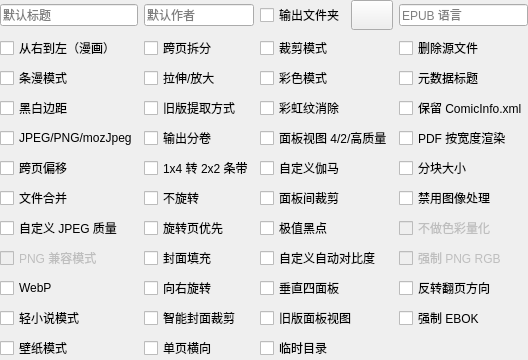
     <widget class="QWidget" name="optionWidget" native="true">
      <layout class="QGridLayout" name="gridLayout_2">
       <property name="leftMargin">
        <number>0</number>
       </property>
       <property name="topMargin">
        <number>0</number>
       </property>
       <property name="rightMargin">
        <number>0</number>
       </property>
       <property name="bottomMargin">
        <number>0</number>
       </property>
       <item row="4" column="2">
        <widget class="QCheckBox" name="qualityBox">
         <property name="toolTip">
          <string>&lt;html&gt;&lt;head/&gt;&lt;body&gt;&lt;p style='white-space:pre'&gt;&lt;span style=" font-weight:600; text-decoration: underline;"&gt;未勾选 - 4 面板&lt;br/&gt;&lt;/span&gt;分别放大四个角。&lt;/p&gt;&lt;p style='white-space:pre'&gt;&lt;span style=" font-weight:600; text-decoration: underline;"&gt;半选 - 2 面板&lt;br/&gt;&lt;/span&gt;只放大页面的顶部和底部。&lt;/p&gt;&lt;p&gt;&lt;span style=" font-weight:600; text-decoration: underline;"&gt;勾选 - 4 个高质量面板&lt;br/&gt;&lt;/span&gt;分别放大四个角，并尽量提高放大质量。详见 wiki。&lt;/p&gt;&lt;/body&gt;&lt;/html&gt;</string>
         </property>
         <property name="text">
          <string>面板视图 4/2/高质量</string>
         </property>
         <property name="tristate">
          <bool>true</bool>
         </property>
        </widget>
       </item>
       <item row="3" column="1">
        <widget class="QCheckBox" name="legacyExtractBox">
         <property name="toolTip">
          <string>使用旧版 KCC 的 PDF/EPUB 图片提取方式。

标准提取方式因故失败时可尝试此项。</string>
         </property>
         <property name="text">
          <string>旧版提取方式</string>
         </property>
        </widget>
       </item>
       <item row="4" column="1">
        <widget class="QCheckBox" name="outputSplit">
         <property name="toolTip">
          <string>&lt;html&gt;&lt;head/&gt;&lt;body&gt;&lt;p style='white-space:pre'&gt;&lt;span style=" font-weight:600; text-decoration: underline;"&gt;未勾选 - 自动模式&lt;br/&gt;&lt;/span&gt;输出文件会自动分卷。&lt;/p&gt;&lt;p style='white-space:pre'&gt;&lt;span style=" font-weight:600; text-decoration: underline;"&gt;勾选 - 分卷模式&lt;br/&gt;&lt;/span&gt;每个子目录视为独立的一卷。&lt;/p&gt;&lt;/body&gt;&lt;/html&gt;</string>
         </property>
         <property name="text">
          <string>输出分卷</string>
         </property>
        </widget>
       </item>
       <item row="6" column="3">
        <widget class="QCheckBox" name="disableProcessingBox">
         <property name="toolTip">
          <string>&lt;html&gt;&lt;head/&gt;&lt;body&gt;&lt;p style='white-space:pre'&gt;不对图像做任何处理，忽略配置文件和图像处理选项。&lt;/p&gt;&lt;/body&gt;&lt;/html&gt;</string>
         </property>
         <property name="text">
          <string>禁用图像处理</string>
         </property>
        </widget>
       </item>
       <item row="2" column="1">
        <widget class="QCheckBox" name="upscaleBox">
         <property name="toolTip">
          <string>&lt;html&gt;&lt;head/&gt;&lt;body&gt;&lt;p&gt;&lt;span style=" font-weight:600; text-decoration: underline;"&gt;未勾选 - 不处理&lt;br/&gt;&lt;/span&gt;小于设备分辨率的图像不缩放。&lt;/p&gt;&lt;p&gt;&lt;span style=" font-weight:600; text-decoration: underline;"&gt;半选 - 拉伸&lt;br/&gt;&lt;/span&gt;小于设备分辨率的图像会被缩放，不保持宽高比。&lt;/p&gt;&lt;p&gt;&lt;span style=" font-weight:600; text-decoration: underline;"&gt;勾选 - 放大&lt;br/&gt;&lt;/span&gt;小于设备分辨率的图像会被缩放，并保持宽高比。&lt;/p&gt;&lt;/body&gt;&lt;/html&gt;</string>
         </property>
         <property name="text">
          <string>拉伸/放大</string>
         </property>
         <property name="tristate">
          <bool>true</bool>
         </property>
        </widget>
       </item>
       <item row="6" column="2">
        <widget class="QCheckBox" name="interPanelCropBox">
         <property name="toolTip">
          <string>&lt;html&gt;&lt;head/&gt;&lt;body&gt;&lt;p&gt;&lt;span style=" font-weight:600; text-decoration: underline;"&gt;未勾选 - 禁用&lt;br/&gt;&lt;/span&gt;禁用&lt;/p&gt;&lt;p&gt;&lt;span style=" font-weight:600; text-decoration: underline;"&gt;半选 - 横向&lt;br/&gt;&lt;/span&gt;裁掉空白横向条带。&lt;/p&gt;&lt;p&gt;&lt;span style=" font-weight:600; text-decoration: underline;"&gt;勾选 - 双向&lt;br/&gt;&lt;/span&gt;裁掉空白横向和纵向条带。&lt;/p&gt;&lt;/body&gt;&lt;/html&gt;</string>
         </property>
         <property name="text">
          <string>面板间裁剪</string>
         </property>
         <property name="tristate">
          <bool>true</bool>
         </property>
        </widget>
       </item>
       <item row="0" column="3">
        <widget class="QLineEdit" name="languageEdit">
         <property name="sizePolicy">
          <sizepolicy hsizetype="Minimum" vsizetype="Fixed">
           <horstretch>0</horstretch>
           <verstretch>0</verstretch>
          </sizepolicy>
         </property>
         <property name="focusPolicy">
          <enum>Qt::FocusPolicy::ClickFocus</enum>
         </property>
         <property name="toolTip">
          <string>&lt;html&gt;&lt;head/&gt;&lt;body&gt;&lt;p&gt;默认 EPUB 语言为 en-US。&lt;/p&gt;&lt;p&gt;仅在您的 EPUB 阅读器对英文字体有问题时才需要修改。&lt;/p&gt;&lt;/body&gt;&lt;/html&gt;</string>
         </property>
         <property name="placeholderText">
          <string>EPUB 语言</string>
         </property>
         <property name="clearButtonEnabled">
          <bool>false</bool>
         </property>
        </widget>
       </item>
       <item row="2" column="0">
        <widget class="QCheckBox" name="webtoonBox">
         <property name="toolTip">
          <string>&lt;html&gt;&lt;head/&gt;&lt;body&gt;&lt;p style='white-space:pre'&gt;启用韩式条漫的特殊解析模式。&lt;/p&gt;&lt;/body&gt;&lt;/html&gt;</string>
         </property>
         <property name="text">
          <string>条漫模式</string>
         </property>
        </widget>
       </item>
       <item row="6" column="1">
        <widget class="QCheckBox" name="noRotateBox">
         <property name="toolTip">
          <string>在跨页拆分选项中不旋转跨页图。</string>
         </property>
         <property name="text">
          <string>不旋转</string>
         </property>
        </widget>
       </item>
       <item row="1" column="3">
        <widget class="QCheckBox" name="deleteBox">
         <property name="toolTip">
          <string>删除输入文件或目录。此操作不可恢复！</string>
         </property>
         <property name="text">
          <string>删除源文件</string>
         </property>
        </widget>
       </item>
       <item row="9" column="3">
        <widget class="QCheckBox" name="invertDirectionBox">
         <property name="toolTip">
          <string>&lt;html&gt;&lt;head/&gt;&lt;body&gt;&lt;p&gt;反转翻页方向。&lt;/p&gt;&lt;p&gt;通常用于从右到左的漫画，但您希望从左到右翻页的情况。此时跨页拆分仍按从右到左处理。&lt;/p&gt;&lt;p&gt;会破坏横向模式顺序等功能。&lt;/p&gt;&lt;/body&gt;&lt;/html&gt;</string>
         </property>
         <property name="text">
          <string>反转翻页方向</string>
         </property>
        </widget>
       </item>
       <item row="7" column="3">
        <widget class="QCheckBox" name="noQuantizeBox">
         <property name="enabled">
          <bool>false</bool>
         </property>
         <property name="toolTip">
          <string>不把 PNG 图像量化为 16 色（4 位）

这会使文件体积翻倍，但保留全部 256 色（8 位）。

电子墨水屏只有 16 级灰阶，通常不建议开启。</string>
         </property>
         <property name="text">
          <string>不做色彩量化</string>
         </property>
        </widget>
       </item>
       <item row="7" column="1">
        <widget class="QCheckBox" name="rotateFirstBox">
         <property name="toolTip">
          <string>&lt;html&gt;&lt;head/&gt;&lt;body&gt;&lt;p&gt;当“跨页拆分”为半选状态时：&lt;/p&gt;&lt;p&gt;&lt;span style=" font-weight:600; text-decoration: underline;"&gt;未勾选 - 旋转页在后&lt;br/&gt;&lt;/span&gt;旋转后的跨页图排在拆分页之后。&lt;/p&gt;&lt;p&gt;&lt;span style=" font-weight:600; text-decoration: underline;"&gt;勾选 - 旋转页在前&lt;br/&gt;&lt;/span&gt;旋转后的跨页图排在拆分页之前。&lt;/p&gt;&lt;/body&gt;&lt;/html&gt;</string>
         </property>
         <property name="text">
          <string>旋转页优先</string>
         </property>
        </widget>
       </item>
       <item row="1" column="2">
        <widget class="QCheckBox" name="croppingBox">
         <property name="toolTip">
          <string>&lt;html&gt;&lt;head/&gt;&lt;body&gt;&lt;p&gt;&lt;span style=" font-weight:600; text-decoration: underline;"&gt;未勾选 - 禁用&lt;/span&gt;&lt;/p&gt;&lt;p&gt;禁用&lt;/p&gt;&lt;p&gt;&lt;span style=" font-weight:600; text-decoration: underline;"&gt;半选 - 裁边距&lt;br/&gt;&lt;/span&gt;只裁边距&lt;/p&gt;&lt;p&gt;&lt;span style=" font-weight:600; text-decoration: underline;"&gt;勾选 - 边距 + 页码&lt;br/&gt;&lt;/span&gt;边距和页码一起裁掉&lt;/p&gt;&lt;/body&gt;&lt;/html&gt;</string>
         </property>
         <property name="text">
          <string>裁剪模式</string>
         </property>
         <property name="tristate">
          <bool>true</bool>
         </property>
        </widget>
       </item>
       <item row="0" column="1">
        <widget class="QLineEdit" name="authorEdit">
         <property name="sizePolicy">
          <sizepolicy hsizetype="Minimum" vsizetype="Fixed">
           <horstretch>0</horstretch>
           <verstretch>0</verstretch>
          </sizepolicy>
         </property>
         <property name="focusPolicy">
          <enum>Qt::FocusPolicy::ClickFocus</enum>
         </property>
         <property name="toolTip">
          <string>默认作者为 KCC</string>
         </property>
         <property name="placeholderText">
          <string>默认作者</string>
         </property>
         <property name="clearButtonEnabled">
          <bool>false</bool>
         </property>
        </widget>
       </item>
       <item row="4" column="0">
        <widget class="QCheckBox" name="mozJpegBox">
         <property name="toolTip">
          <string>&lt;html&gt;&lt;head/&gt;&lt;body&gt;&lt;p&gt;&lt;span style=" font-weight:600; text-decoration: underline;"&gt;未勾选 - JPEG&lt;br/&gt;&lt;/span&gt;使用 JPEG 文件&lt;/p&gt;&lt;p&gt;&lt;span style=" font-weight:600; text-decoration: underline;"&gt;半选 - 强制 PNG&lt;br/&gt;&lt;/span&gt;黑白图像使用 PNG 而非 JPEG&lt;/p&gt;&lt;p&gt;&lt;span style=" font-weight:600; text-decoration: underline;"&gt;勾选 - mozJpeg&lt;br/&gt;&lt;/span&gt;画质不变，JPEG 体积小 10-20%，但处理时间翻倍&lt;/p&gt;&lt;/body&gt;&lt;/html&gt;</string>
         </property>
         <property name="text">
          <string>JPEG/PNG/mozJpeg</string>
         </property>
         <property name="tristate">
          <bool>true</bool>
         </property>
        </widget>
       </item>
       <item row="10" column="0">
        <widget class="QCheckBox" name="lightnovelBox">
         <property name="toolTip">
          <string>仅缩放图像并保留原始文件结构。

除 JPEG 质量、彩色模式、输出文件夹外，忽略大部分选项。</string>
         </property>
         <property name="text">
          <string>轻小说模式</string>
         </property>
        </widget>
       </item>
       <item row="2" column="3">
        <widget class="QCheckBox" name="metadataTitleBox">
         <property name="toolTip">
          <string>&lt;html&gt;&lt;head/&gt;&lt;body&gt;&lt;p&gt;&lt;span style=" font-weight:600; text-decoration: underline;"&gt;未勾选 - 不使用元数据标题&lt;br/&gt;&lt;/span&gt;写入默认标题。&lt;/p&gt;&lt;p&gt;&lt;span style=" font-weight:600; text-decoration: underline;"&gt;半选 - 元数据标题追加到默认命名后&lt;br/&gt;&lt;/span&gt;默认标题后附加 ComicInfo.xml 等内嵌元数据中的标题。&lt;/p&gt;&lt;p&gt;&lt;span style=" font-weight:600; text-decoration: underline;"&gt;勾选 - 仅使用元数据标题&lt;br/&gt;&lt;/span&gt;仅使用 ComicInfo.xml 等内嵌元数据中的标题。&lt;/p&gt;&lt;/body&gt;&lt;/html&gt;</string>
         </property>
         <property name="text">
          <string>元数据标题</string>
         </property>
         <property name="tristate">
          <bool>true</bool>
         </property>
        </widget>
       </item>
       <item row="6" column="0">
        <widget class="QCheckBox" name="fileFusionBox">
         <property name="toolTip">
          <string>&lt;html&gt;&lt;head/&gt;&lt;body&gt;&lt;p&gt;把所有选中文件合并为单个文件（便于把多个章节合并成卷）。&lt;/p&gt;&lt;/body&gt;&lt;/html&gt;</string>
         </property>
         <property name="text">
          <string>文件合并</string>
         </property>
        </widget>
       </item>
       <item row="8" column="3">
        <widget class="QCheckBox" name="forcePngRgbBox">
         <property name="enabled">
          <bool>false</bool>
         </property>
         <property name="toolTip">
          <string>强制把全彩图像保存为无损 PNG，文件体积会大幅增加。</string>
         </property>
         <property name="text">
          <string>强制 PNG RGB</string>
         </property>
        </widget>
       </item>
       <item row="11" column="0">
        <widget class="QCheckBox" name="wallpaperBox">
         <property name="toolTip">
          <string>自动勾选专为 KOreader 壁纸设计的各类选项。

同时会裁剪图像以居中铺满屏幕。</string>
         </property>
         <property name="text">
          <string>壁纸模式</string>
         </property>
        </widget>
       </item>
       <item row="5" column="1">
        <widget class="QCheckBox" name="maximizeStrips">
         <property name="toolTip">
          <string>&lt;html&gt;&lt;head/&gt;&lt;body&gt;&lt;p&gt;&lt;span style=" font-weight:600; text-decoration: underline;"&gt;未勾选 - 1x4&lt;br/&gt;&lt;/span&gt;保持 1x4 面板条带。&lt;/p&gt;&lt;p&gt;&lt;span style=" font-weight:600; text-decoration: underline;"&gt;勾选 - 2x2&lt;br/&gt;&lt;/span&gt;把 1x4 条带改为 2x2，充分利用屏幕。&lt;/p&gt;&lt;/body&gt;&lt;/html&gt;</string>
         </property>
         <property name="text">
          <string>1x4 转 2x2 条带</string>
         </property>
        </widget>
       </item>
       <item row="7" column="2">
        <widget class="QCheckBox" name="autoLevelBox">
         <property name="toolTip">
          <string>&lt;html&gt;&lt;head/&gt;&lt;body&gt;&lt;p&gt;默认情况下，KCC 把最暗的像素值映射为纯黑（黑点）。&lt;/p&gt;&lt;p&gt;“极值黑点”改为把最常见的暗像素值设为黑点。&lt;/p&gt;&lt;p&gt;适用于文字为黑、画面偏灰的情况。&lt;/p&gt;&lt;/body&gt;&lt;/html&gt;</string>
         </property>
         <property name="text">
          <string>极值黑点</string>
         </property>
        </widget>
       </item>
       <item row="10" column="3">
        <widget class="QCheckBox" name="ebokBox">
         <property name="toolTip">
          <string>&lt;html&gt;&lt;head/&gt;&lt;body&gt;&lt;p&gt;强制把 Kindle MOBI 标记为 EBOK 而不是 PDOC。&lt;/p&gt;&lt;p&gt;若离线超过一个月后再联网，可能导致通过 USB 导入的书籍被删除。&lt;/p&gt;&lt;/body&gt;&lt;/html&gt;</string>
         </property>
         <property name="text">
          <string>强制 EBOK</string>
         </property>
        </widget>
       </item>
       <item row="4" column="3">
        <widget class="QCheckBox" name="pdfWidthBox">
         <property name="toolTip">
          <string>按设备宽度而非高度渲染矢量 PDF。

如果打算裁掉上下少量边缘以填满屏幕，此选项很有用。</string>
         </property>
         <property name="text">
          <string>PDF 按宽度渲染</string>
         </property>
        </widget>
       </item>
       <item row="8" column="2">
        <widget class="QCheckBox" name="autocontrastBox">
         <property name="toolTip">
          <string>&lt;html&gt;&lt;head/&gt;&lt;body&gt;&lt;p&gt;&lt;span style=" font-weight:600; text-decoration: underline;"&gt;未勾选 - 仅黑白&lt;br/&gt;&lt;/span&gt;只对黑白页面做自动对比度。页面中不存在接近纯黑或纯白的像素时跳过。&lt;/p&gt;&lt;p&gt;&lt;span style=" font-weight:600; text-decoration: underline;"&gt;半选 - 禁用&lt;br/&gt;&lt;/span&gt;禁用自动对比度&lt;/p&gt;&lt;p&gt;&lt;span style=" font-weight:600; text-decoration: underline;"&gt;勾选 - 黑白与彩色&lt;br/&gt;&lt;/span&gt;黑白和彩色图像都做自动对比度。页面中不存在接近纯黑或纯白的像素时跳过。&lt;/p&gt;&lt;/body&gt;&lt;/html&gt;</string>
         </property>
         <property name="text">
          <string>自定义自动对比度</string>
         </property>
         <property name="tristate">
          <bool>true</bool>
         </property>
        </widget>
       </item>
       <item row="0" column="2">
        <widget class="QWidget" name="outputFolderWidget" native="true">
         <layout class="QHBoxLayout" name="horizontalLayout_3">
          <property name="leftMargin">
           <number>0</number>
          </property>
          <property name="topMargin">
           <number>0</number>
          </property>
          <property name="rightMargin">
           <number>0</number>
          </property>
          <property name="bottomMargin">
           <number>0</number>
          </property>
          <item>
           <widget class="QCheckBox" name="defaultOutputFolderBox">
            <property name="sizePolicy">
             <sizepolicy hsizetype="Fixed" vsizetype="Fixed">
              <horstretch>0</horstretch>
              <verstretch>0</verstretch>
             </sizepolicy>
            </property>
            <property name="toolTip">
             <string>&lt;html&gt;&lt;head/&gt;&lt;body&gt;&lt;p&gt;&lt;span style=" font-weight:600; text-decoration: underline;"&gt;未勾选 - 与源文件同目录&lt;br/&gt;&lt;/span&gt;输出文件放在源文件旁边&lt;/p&gt;&lt;p&gt;&lt;span style=" font-weight:600; text-decoration: underline;"&gt;半选 - 源文件旁的文件夹&lt;br/&gt;&lt;/span&gt;输出文件放在源文件旁的文件夹中&lt;/p&gt;&lt;p&gt;&lt;span style=" font-weight:600; text-decoration: underline;"&gt;勾选 - 自定义&lt;br/&gt;&lt;/span&gt;输出文件放在右侧按钮指定的自定义目录中&lt;/p&gt;&lt;/body&gt;&lt;/html&gt;</string>
            </property>
            <property name="text">
             <string>输出文件夹</string>
            </property>
            <property name="tristate">
             <bool>true</bool>
            </property>
           </widget>
          </item>
          <item>
           <widget class="QPushButton" name="defaultOutputFolderButton">
            <property name="minimumSize">
             <size>
              <width>0</width>
              <height>30</height>
             </size>
            </property>
            <property name="toolTip">
             <string>&lt;html&gt;&lt;head/&gt;&lt;body&gt;&lt;p&gt;用于选择默认输出目录。&lt;/p&gt;&lt;/body&gt;&lt;/html&gt;</string>
            </property>
            <property name="text">
             <string />
            </property>
            <property name="icon">
             <iconset resource="KCC.qrc">
              <normaloff>:/Other/icons/folder_new.png</normaloff>:/Other/icons/folder_new.png</iconset>
            </property>
           </widget>
          </item>
         </layout>
        </widget>
       </item>
       <item row="8" column="0">
        <widget class="QCheckBox" name="pngLegacyBox">
         <property name="enabled">
          <bool>false</bool>
         </property>
         <property name="toolTip">
          <string>使用兼容性更好的 8 位 PNG，而不是 4 位。</string>
         </property>
         <property name="text">
          <string>PNG 兼容模式</string>
         </property>
        </widget>
       </item>
       <item row="9" column="1">
        <widget class="QCheckBox" name="rotateRightBox">
         <property name="toolTip">
          <string>跨页图按相反方向旋转。</string>
         </property>
         <property name="text">
          <string>向右旋转</string>
         </property>
        </widget>
       </item>
       <item row="9" column="2">
        <widget class="QCheckBox" name="vertical4PanelBox">
         <property name="toolTip">
          <string>&lt;html&gt;&lt;head/&gt;&lt;body&gt;&lt;p&gt;在虚拟面板模式下：&lt;/p&gt;&lt;p&gt;&lt;span style=" font-weight:600; text-decoration: underline;"&gt;未勾选 - 横向&lt;br/&gt;&lt;/span&gt;前两个面板是顶部面板。&lt;/p&gt;&lt;p&gt;&lt;span style=" font-weight:600; text-decoration: underline;"&gt;勾选 - 纵向&lt;br/&gt;&lt;/span&gt;前两个面板是侧边面板。&lt;/p&gt;&lt;/body&gt;&lt;/html&gt;</string>
         </property>
         <property name="text">
          <string>垂直四面板</string>
         </property>
        </widget>
       </item>
       <item row="3" column="0">
        <widget class="QCheckBox" name="borderBox">
         <property name="toolTip">
          <string>&lt;html&gt;&lt;head/&gt;&lt;body&gt;&lt;p&gt;&lt;span style=" font-weight:600; text-decoration: underline;"&gt;未勾选 - 自动检测&lt;br/&gt;&lt;/span&gt;自动检测边距填充颜色。&lt;/p&gt;&lt;p&gt;&lt;span style=" font-weight:600; text-decoration: underline;"&gt;半选 - 白色&lt;br/&gt;&lt;/span&gt;边距保持原样。&lt;/p&gt;&lt;p&gt;&lt;span style=" font-weight:600; text-decoration: underline;"&gt;勾选 - 黑色&lt;br/&gt;&lt;/span&gt;边距填充为黑色。&lt;/p&gt;&lt;/body&gt;&lt;/html&gt;</string>
         </property>
         <property name="text">
          <string>黑白边距</string>
         </property>
         <property name="tristate">
          <bool>true</bool>
         </property>
        </widget>
       </item>
       <item row="3" column="2">
        <widget class="QCheckBox" name="eraseRainbowBox">
         <property name="toolTip">
          <string>通过衰减干扰频率，消除彩色电子墨水屏的彩虹纹</string>
         </property>
         <property name="text">
          <string>彩虹纹消除</string>
         </property>
        </widget>
       </item>
       <item row="9" column="0">
        <widget class="QCheckBox" name="webpBox">
         <property name="toolTip">
          <string>用有损 WebP 替换 JPG、用无损 WebP 替换 PNG（JPEG 质量设置同样生效）。

对 Kindle 的 EPUB/MOBI 以及所有 PDF 无效。

对彩色内容的体积改善非常明显。

对黑白内容收益不大：相比 PNG 体积改善有限，且资源占用更高。</string>
         </property>
         <property name="text">
          <string>WebP</string>
         </property>
        </widget>
       </item>
       <item row="1" column="1">
        <widget class="QCheckBox" name="rotateBox">
         <property name="toolTip">
          <string>&lt;html&gt;&lt;head/&gt;&lt;body&gt;&lt;p&gt;&lt;span style=" font-weight:600; text-decoration: underline;"&gt;未勾选 - 拆分&lt;br/&gt;&lt;/span&gt;跨页图裁成两个独立页面。&lt;/p&gt;&lt;p&gt;&lt;span style=" font-weight:600; text-decoration: underline;"&gt;半选 - 拆分并旋转&lt;br/&gt;&lt;/span&gt;跨页图显示两次：先拆分，再旋转。&lt;/p&gt;&lt;p&gt;&lt;span style=" font-weight:600; text-decoration: underline;"&gt;勾选 - 旋转&lt;br/&gt;&lt;/span&gt;跨页图旋转显示。&lt;/p&gt;&lt;/body&gt;&lt;/html&gt;</string>
         </property>
         <property name="text">
          <string>跨页拆分</string>
         </property>
         <property name="tristate">
          <bool>true</bool>
         </property>
        </widget>
       </item>
       <item row="5" column="3">
        <widget class="QCheckBox" name="chunkSizeCheckBox">
         <property name="toolTip">
          <string>&lt;html&gt;&lt;head/&gt;&lt;body&gt;&lt;p&gt;&lt;span style=" font-weight:700; text-decoration: underline;"&gt;未勾选&lt;br/&gt;&lt;/span&gt;分卷前的最大输出体积：条漫 100 MB，其他 400 MB。&lt;/p&gt;&lt;p&gt;&lt;span style=" font-weight:700; text-decoration: underline;"&gt;勾选&lt;/span&gt;&lt;br/&gt;分卷前按“分块大小 MB”中指定的体积执行。&lt;/p&gt;&lt;/body&gt;&lt;/html&gt;</string>
         </property>
         <property name="text">
          <string>分块大小</string>
         </property>
        </widget>
       </item>
       <item row="7" column="0">
        <widget class="QCheckBox" name="jpegQualityBox">
         <property name="toolTip">
          <string>JPEG 质量，范围 0（最差）到 95（最好）。

除 Kindle Scribe 和 Colorsoft（默认 90）外，多数设备默认 85。

数值越高体积越大、质量越好，也可能解决空白页问题。</string>
         </property>
         <property name="text">
          <string>自定义 JPEG 质量</string>
         </property>
        </widget>
       </item>
       <item row="5" column="2">
        <widget class="QCheckBox" name="gammaBox">
         <property name="toolTip">
          <string>&lt;html&gt;&lt;head/&gt;&lt;body&gt;&lt;p&gt;设置自定义伽马校正。&lt;/p&gt;&lt;p&gt;默认 1.0（不生效）。&lt;br/&gt;&amp;lt; 1.0 图像变亮。&lt;br/&gt;&amp;gt; 1.0 图像变暗。&lt;/p&gt;&lt;p&gt;KCC 9.1.0 及更早版本的默认值为 1.8。&lt;/p&gt;&lt;p&gt;如需让中间调变暗可使用此选项。&lt;/p&gt;&lt;/body&gt;&lt;/html&gt;</string>
         </property>
         <property name="text">
          <string>自定义伽马</string>
         </property>
        </widget>
       </item>
       <item row="1" column="0">
        <widget class="QCheckBox" name="mangaBox">
         <property name="toolTip">
          <string>&lt;html&gt;&lt;head/&gt;&lt;body&gt;&lt;p style='white-space:pre'&gt;启用从右到左阅读。&lt;/p&gt;&lt;/body&gt;&lt;/html&gt;</string>
         </property>
         <property name="text">
          <string>从右到左（漫画）</string>
         </property>
        </widget>
       </item>
       <item row="2" column="2">
        <widget class="QCheckBox" name="colorBox">
         <property name="toolTip">
          <string>&lt;html&gt;&lt;head/&gt;&lt;body&gt;&lt;p style='white-space:pre'&gt;不做灰度转换（保留彩色）。&lt;/p&gt;&lt;/body&gt;&lt;/html&gt;</string>
         </property>
         <property name="text">
          <string>彩色模式</string>
         </property>
        </widget>
       </item>
       <item row="0" column="0">
        <widget class="QLineEdit" name="titleEdit">
         <property name="sizePolicy">
          <sizepolicy hsizetype="Minimum" vsizetype="Fixed">
           <horstretch>0</horstretch>
           <verstretch>0</verstretch>
          </sizepolicy>
         </property>
         <property name="focusPolicy">
          <enum>Qt::FocusPolicy::ClickFocus</enum>
         </property>
         <property name="toolTip">
          <string>&lt;html&gt;&lt;head/&gt;&lt;body&gt;&lt;p&gt;默认标题&lt;/p&gt;&lt;/body&gt;&lt;/html&gt;</string>
         </property>
         <property name="placeholderText">
          <string>默认标题</string>
         </property>
         <property name="clearButtonEnabled">
          <bool>false</bool>
         </property>
        </widget>
       </item>
       <item row="8" column="1">
        <widget class="QCheckBox" name="coverFillBox">
         <property name="toolTip">
          <string>先按宽高比居中裁剪，再把封面缩放到设备精确分辨率。
根据源图宽高比，可能裁掉上下或左右。Kindle Scribe 不支持此功能。</string>
         </property>
         <property name="text">
          <string>封面填充</string>
         </property>
        </widget>
       </item>
       <item row="10" column="1">
        <widget class="QCheckBox" name="smartCoverCropBox">
         <property name="toolTip">
          <string>&lt;html&gt;&lt;head/&gt;&lt;body&gt;&lt;p&gt;尝试从宽幅图像中裁出主封面。&lt;/p&gt;&lt;/body&gt;&lt;/html&gt;</string>
         </property>
         <property name="text">
          <string>智能封面裁剪</string>
         </property>
        </widget>
       </item>
       <item row="5" column="0">
        <widget class="QCheckBox" name="spreadShiftBox">
         <property name="toolTip">
          <string>横向时把首页偏移到另一侧，以对齐跨页</string>
         </property>
         <property name="text">
          <string>跨页偏移</string>
         </property>
        </widget>
       </item>
       <item row="11" column="1">
        <widget class="QCheckBox" name="onePageLandscapeBox">
         <property name="toolTip">
          <string>&lt;html&gt;&lt;head/&gt;&lt;body&gt;&lt;p&gt;&lt;span style=" font-weight:600; text-decoration: underline;"&gt;未勾选 - 横向双页&lt;br/&gt;&lt;/span&gt;左右两页各用一个视口&lt;/p&gt;&lt;p&gt;&lt;span style=" font-weight:600; text-decoration: underline;"&gt;勾选 - 横向单页&lt;br/&gt;&lt;/span&gt;单页使用一个居中视口&lt;/p&gt;&lt;/body&gt;&lt;/html&gt;</string>
         </property>
         <property name="text">
          <string>单页横向</string>
         </property>
        </widget>
       </item>
       <item row="3" column="3">
        <widget class="QCheckBox" name="keepComicInfoBox">
         <property name="toolTip">
          <string>保留原有的 ComicInfo.xml 文件。

保留该文件可能导致某些阅读器崩溃，例如 Kobo 自带的 CBZ 阅读器。</string>
         </property>
         <property name="text">
          <string>保留 ComicInfo.xml</string>
         </property>
        </widget>
       </item>
       <item row="11" column="2">
        <widget class="QCheckBox" name="tempDirBox">
         <property name="toolTip">
          <string>&lt;html&gt;&lt;head/&gt;&lt;body&gt;&lt;p&gt;&lt;span style=" font-weight:600; text-decoration: underline;"&gt;未勾选 - 主硬盘&lt;br/&gt;&lt;/span&gt;在系统主硬盘上使用专用临时目录。&lt;/p&gt;&lt;p&gt;&lt;span style=" font-weight:600; text-decoration: underline;"&gt;勾选 - 源文件所在盘&lt;br/&gt;&lt;/span&gt;在源文件所在磁盘创建临时目录。&lt;/p&gt;&lt;/body&gt;&lt;/html&gt;</string>
         </property>
         <property name="text">
          <string>临时目录</string>
         </property>
        </widget>
       </item>
       <item row="10" column="2">
        <widget class="QCheckBox" name="legacyPanelViewBox">
         <property name="toolTip">
          <string>使用 KCC 6 的旧版面板视图方式。

在固件 5.19.2（回退前）和 5.19.3+ 上基本可用</string>
         </property>
         <property name="text">
          <string>旧版面板视图</string>
         </property>
        </widget>
       </item>
      </layout>
     </widget>
